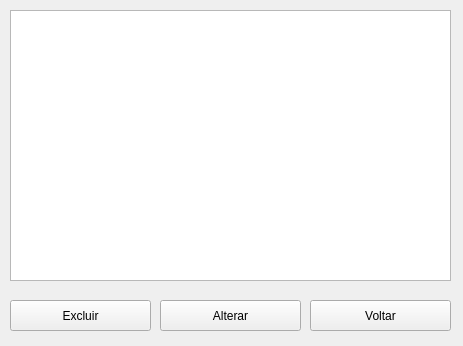
<?xml version="1.0" encoding="UTF-8"?>
<ui version="4.0">
 <class>Form_historico</class>
 <widget class="QWidget" name="Form_historico">
  <property name="geometry">
   <rect>
    <x>0</x>
    <y>0</y>
    <width>463</width>
    <height>346</height>
   </rect>
  </property>
  <property name="windowTitle">
   <string>Histórico de compras</string>
  </property>
  <widget class="QListView" name="listView">
   <property name="geometry">
    <rect>
     <x>10</x>
     <y>10</y>
     <width>441</width>
     <height>271</height>
    </rect>
   </property>
  </widget>
  <widget class="QPushButton" name="PB_excluir">
   <property name="geometry">
    <rect>
     <x>10</x>
     <y>300</y>
     <width>141</width>
     <height>31</height>
    </rect>
   </property>
   <property name="text">
    <string>Excluir</string>
   </property>
  </widget>
  <widget class="QPushButton" name="PB_alterar">
   <property name="geometry">
    <rect>
     <x>160</x>
     <y>300</y>
     <width>141</width>
     <height>31</height>
    </rect>
   </property>
   <property name="text">
    <string>Alterar</string>
   </property>
  </widget>
  <widget class="QPushButton" name="PB_voltar">
   <property name="geometry">
    <rect>
     <x>310</x>
     <y>300</y>
     <width>141</width>
     <height>31</height>
    </rect>
   </property>
   <property name="text">
    <string>Voltar</string>
   </property>
  </widget>
 </widget>
 <resources/>
 <connections/>
</ui>
